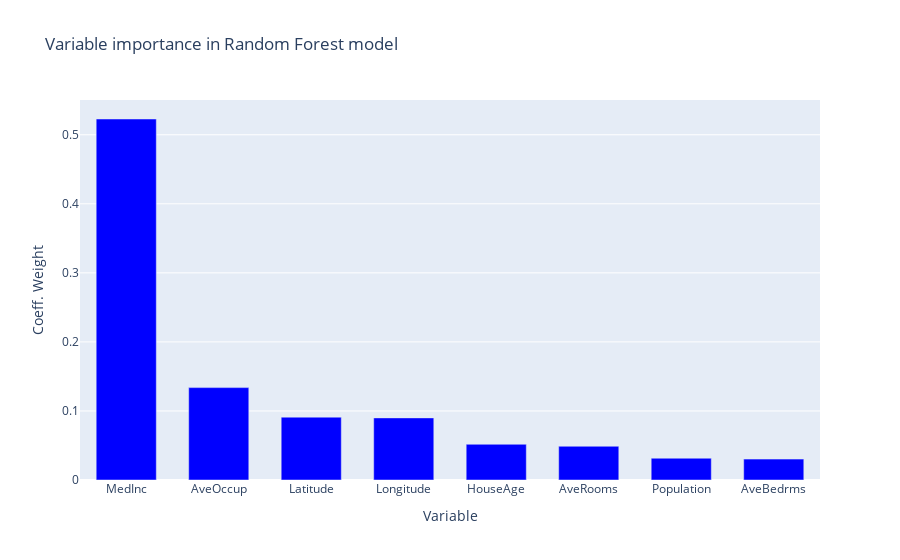

Write notebook code for a chart like this one.
### Code cell
plot_coeff_importance(rf_coeff_importance, "Variable importance in Random Forest model")

### Figure 1 — Plotly figure (JSON) as saved in the notebook; plotly's stock layout.template omitted (floating-point values rounded to 4 significant figures)
{"data": [{"marker": {"color": "blue"}, "type": "bar", "width": [0.65, 0.65, 0.65, 0.65, 0.65, 0.65, 0.65, 0.65], "x": ["MedInc", "AveOccup", "Latitude", "Longitude", "HouseAge", "AveRooms", "Population", "AveBedrms"], "y": [0.5228, 0.1338, 0.09103, 0.08995, 0.05175, 0.04886, 0.03156, 0.03023]}], "layout": {"title": {"text": "Variable importance in Random Forest model"}, "xaxis": {"title": {"text": "Variable"}}, "yaxis": {"title": {"text": "Coeff. Weight"}}}}
